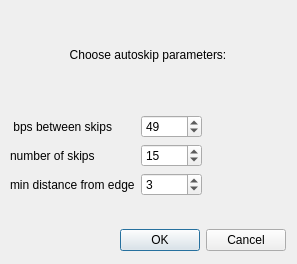
<?xml version="1.0" encoding="UTF-8"?>
<ui version="4.0">
 <class>Dialog</class>
 <widget class="QDialog" name="Dialog">
  <property name="geometry">
   <rect>
    <x>0</x>
    <y>0</y>
    <width>297</width>
    <height>264</height>
   </rect>
  </property>
  <property name="sizePolicy">
   <sizepolicy hsizetype="Fixed" vsizetype="Fixed">
    <horstretch>0</horstretch>
    <verstretch>0</verstretch>
   </sizepolicy>
  </property>
  <property name="windowTitle">
   <string>Dialog</string>
  </property>
  <widget class="QWidget" name="layoutWidget">
   <property name="geometry">
    <rect>
     <x>10</x>
     <y>0</y>
     <width>276</width>
     <height>251</height>
    </rect>
   </property>
   <layout class="QVBoxLayout" name="verticalLayout">
    <item>
     <widget class="QLabel" name="label">
      <property name="text">
       <string>Choose autoskip parameters:</string>
      </property>
      <property name="alignment">
       <set>Qt::AlignCenter</set>
      </property>
     </widget>
    </item>
    <item>
     <layout class="QFormLayout" name="formLayout">
      <property name="fieldGrowthPolicy">
       <enum>QFormLayout::FieldsStayAtSizeHint</enum>
      </property>
      <item row="1" column="0">
       <widget class="QLabel" name="targetBpBetweenSkipLabel">
        <property name="text">
         <string> bps between skips</string>
        </property>
       </widget>
      </item>
      <item row="2" column="0">
       <widget class="QLabel" name="numOfSkipLabel">
        <property name="text">
         <string>number of skips</string>
        </property>
       </widget>
      </item>
      <item row="2" column="1">
       <widget class="QSpinBox" name="numOfSkipBox">
        <property name="maximum">
         <number>10000</number>
        </property>
        <property name="value">
         <number>15</number>
        </property>
       </widget>
      </item>
      <item row="5" column="0">
       <widget class="QLabel" name="initialPositionLabel">
        <property name="text">
         <string>min distance from edge</string>
        </property>
       </widget>
      </item>
      <item row="1" column="1">
       <widget class="QSpinBox" name="targetBpBetweenSkipBox">
        <property name="enabled">
         <bool>true</bool>
        </property>
        <property name="maximum">
         <number>10000</number>
        </property>
        <property name="value">
         <number>49</number>
        </property>
       </widget>
      </item>
      <item row="5" column="1">
       <widget class="QSpinBox" name="initialPositionBox">
        <property name="minimum">
         <number>2</number>
        </property>
        <property name="maximum">
         <number>10000</number>
        </property>
        <property name="value">
         <number>3</number>
        </property>
       </widget>
      </item>
     </layout>
    </item>
    <item>
     <widget class="QDialogButtonBox" name="buttonBox">
      <property name="orientation">
       <enum>Qt::Horizontal</enum>
      </property>
      <property name="standardButtons">
       <set>QDialogButtonBox::Cancel|QDialogButtonBox::Ok</set>
      </property>
     </widget>
    </item>
   </layout>
  </widget>
 </widget>
 <tabstops>
  <tabstop>targetBpbetweenSkipBox</tabstop>
  <tabstop>numOfSkipBox</tabstop>
  <tabstop>helicesBox</tabstop>
  <tabstop>initialPositionBox</tabstop>
  <tabstop>buttonBox</tabstop>
 </tabstops>
 <resources/>
 <connections>
  <connection>
   <sender>buttonBox</sender>
   <signal>accepted()</signal>
   <receiver>Dialog</receiver>
   <slot>accept()</slot>
   <hints>
    <hint type="sourcelabel">
     <x>248</x>
     <y>254</y>
    </hint>
    <hint type="destinationlabel">
     <x>157</x>
     <y>274</y>
    </hint>
   </hints>
  </connection>
  <connection>
   <sender>buttonBox</sender>
   <signal>rejected()</signal>
   <receiver>Dialog</receiver>
   <slot>reject()</slot>
   <hints>
    <hint type="sourcelabel">
     <x>316</x>
     <y>260</y>
    </hint>
    <hint type="destinationlabel">
     <x>286</x>
     <y>274</y>
    </hint>
   </hints>
  </connection>
 </connections>
</ui>
